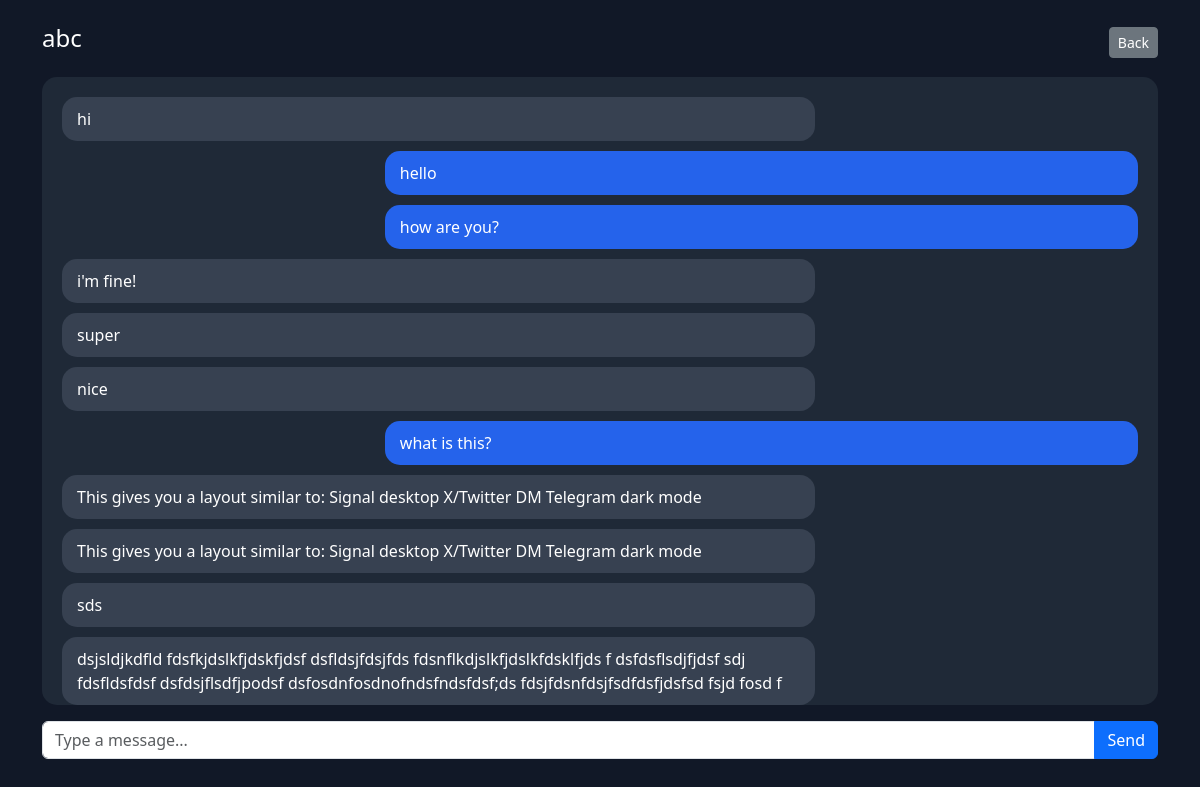
The page /chat/1/ (signed in) on the database its author committed.
### chat/models.py (models this page shows, shortened)
class Message(models.Model):
    sender = models.ForeignKey(
        User,
        on_delete=models.CASCADE,
        related_name="sent_messages"
    )
    receiver = models.ForeignKey(
        User,
        on_delete=models.CASCADE,
        related_name="received_messages"
    )
    text = models.TextField()
    created_at = models.DateTimeField(
        auto_now_add=True
    )
    class Meta:
        ordering = ["created_at"]

### chat/views.py (the view)
@login_required
def conversation(request, user_id):
    messages = Message.objects.filter(
        Q(
            sender=request.user,
            receiver_id=user_id
        )
        |
        Q(
            sender_id=user_id,
            receiver=request.user
        )
    )
    other_user = User.objects.get(
        id=user_id
    )
    return render(
        request,
        "chat/conversation.html",
        {
            "messages": messages,
            "other_user": other_user
        }
    )

### chat/templates/chat/conversation.html (shortened to what this page needs)
{% extends "base.html" %}
{% block content %}
<div class="d-flex justify-content-between align-items-center mb-3">
    <h4>
        {{ other_user.username }}
    </h4>
    <a
        href="{% url 'users_list' %}"
        class="btn btn-secondary btn-sm"
    >
        Back
    </a>
</div>
<div class="chat-box mb-3">
    {% for msg in messages %}
        {% if msg.sender == request.user %}
            <div class="sent">
                {{ msg.text }}
            </div>
        {% else %}
            <div class="received">
                {{ msg.text }}
            </div>
        {% endif %}
    {% endfor %}
</div>
<form
    method="post"
    action="{% url 'send_message' other_user.id %}"
>
    <div class="input-group">
        <input
            type="text"
            name="message"
            class="form-control"
            placeholder="Type a message..."
            required
        >
        <button
            type="submit"
            class="btn btn-primary"
        >
            Send
        </button>
    </div>
</form>
{% endblock %}

### chat/templates/base.html (style rules this page uses)
body { background:#111827; color:white; }
.sent { background:#2563eb; color:white; padding:10px 15px; border-radius:15px; max-width:70%; margin-left:auto; margin-bottom:10px; }
.received { background:#374151; color:white; padding:10px 15px; border-radius:15px; max-width:70%; margin-bottom:10px; }
.chat-box { height:70vh; overflow-y:auto; padding:20px; background:#1f2937; border-radius:15px; }

### rows shown on the page
Message: text "hi"
Message: text "hello"
Message: text "how are you?"
Message: text "i'm fine!"
Message: text "super"
Message: text "nice"
Message: text "what is this?"
Message: text "This gives you a layout similar to: Signal desktop X/Twitter DM Telegram dark mode"
Message: text "This gives you a layout similar to: Signal desktop X/Twitter DM Telegram dark mode"
Message: text "sds"
Message: text "dsjsldjkdfld fdsfkjdslkfjdskfjdsf dsfldsjfdsjfds fdsnflkdjslkfjdslkfdsklfjds f dsfdsflsdjfjdsf sdj fdsfldsfdsf dsfdsjflsdfjpodsf dsfosdnfosdnofndsfndsfdsf;ds fdsjfdsnfdsjfsdfdsfjdsfsd fsjd fosd f"

### other values the page prints
{{ other_user.username }} "abc"
